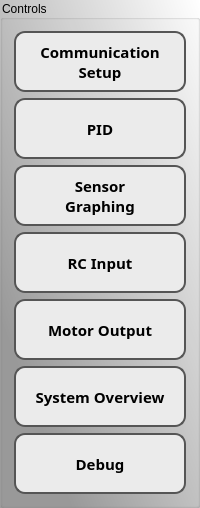
     <widget class="QGroupBox" name="groupBoxButtons">
      <property name="minimumSize">
       <size>
        <width>171</width>
        <height>505</height>
       </size>
      </property>
      <property name="styleSheet">
       <string notr="true">background-color: qlineargradient(spread:pad, x1:0.165, y1:0.800955, x2:1, y2:0, stop:0 rgba(155, 155, 155, 255), stop:1 rgba(255, 255, 255, 255));</string>
      </property>
      <property name="title">
       <string>Controls </string>
      </property>
      <layout class="QGridLayout" name="gridLayout_2">
       <item row="0" column="0">
        <layout class="QVBoxLayout" name="verticalLayout">
         <item>
          <widget class="QPushButton" name="pushButtonSetup">
           <property name="sizePolicy">
            <sizepolicy hsizetype="Preferred" vsizetype="Expanding">
             <horstretch>0</horstretch>
             <verstretch>0</verstretch>
            </sizepolicy>
           </property>
           <property name="minimumSize">
            <size>
             <width>94</width>
             <height>61</height>
            </size>
           </property>
           <property name="font">
            <font>
             <family>Raavi</family>
             <pointsize>11</pointsize>
             <weight>75</weight>
             <bold>true</bold>
            </font>
           </property>
           <property name="styleSheet">
            <string notr="true">QPushButton {
background-color: rgb(235, 235, 235);
border: 2px solid #555;
border-radius: 11px;
padding: 5px;
background: qradialgradient(cx: 0.3, cy: -0.4,
fx: 0.3, fy: -0.4,
radius: 1.35, stop: 0 #fff, stop: 1 #888);
min-width: 80px;
}</string>
           </property>
           <property name="text">
            <string>Communication
Setup</string>
           </property>
           <property name="flat">
            <bool>false</bool>
           </property>
          </widget>
         </item>
         <item>
          <widget class="QPushButton" name="pushButtonPID">
           <property name="sizePolicy">
            <sizepolicy hsizetype="Preferred" vsizetype="Expanding">
             <horstretch>0</horstretch>
             <verstretch>0</verstretch>
            </sizepolicy>
           </property>
           <property name="minimumSize">
            <size>
             <width>94</width>
             <height>61</height>
            </size>
           </property>
           <property name="font">
            <font>
             <family>Raavi</family>
             <pointsize>11</pointsize>
             <weight>75</weight>
             <bold>true</bold>
            </font>
           </property>
           <property name="styleSheet">
            <string notr="true">QPushButton {
background-color: rgb(235, 235, 235);
border: 2px solid #555;
border-radius: 11px;
padding: 5px;
background: qradialgradient(cx: 0.3, cy: -0.4,
fx: 0.3, fy: -0.4,
radius: 1.35, stop: 0 #fff, stop: 1 #888);
min-width: 80px;
}</string>
           </property>
           <property name="text">
            <string>PID</string>
           </property>
          </widget>
         </item>
         <item>
          <widget class="QPushButton" name="pushButtonGraphSensors">
           <property name="sizePolicy">
            <sizepolicy hsizetype="Preferred" vsizetype="Expanding">
             <horstretch>0</horstretch>
             <verstretch>0</verstretch>
            </sizepolicy>
           </property>
           <property name="minimumSize">
            <size>
             <width>94</width>
             <height>61</height>
            </size>
           </property>
           <property name="font">
            <font>
             <family>Raavi</family>
             <pointsize>11</pointsize>
             <weight>75</weight>
             <bold>true</bold>
            </font>
           </property>
           <property name="styleSheet">
            <string notr="true">QPushButton {
background-color: rgb(235, 235, 235);
border: 2px solid #555;
border-radius: 11px;
padding: 5px;
background: qradialgradient(cx: 0.3, cy: -0.4,
fx: 0.3, fy: -0.4,
radius: 1.35, stop: 0 #fff, stop: 1 #888);
min-width: 80px;
}</string>
           </property>
           <property name="text">
            <string>Sensor
Graphing</string>
           </property>
          </widget>
         </item>
         <item>
          <widget class="QPushButton" name="pushButtonRc">
           <property name="sizePolicy">
            <sizepolicy hsizetype="Preferred" vsizetype="Expanding">
             <horstretch>0</horstretch>
             <verstretch>0</verstretch>
            </sizepolicy>
           </property>
           <property name="minimumSize">
            <size>
             <width>94</width>
             <height>61</height>
            </size>
           </property>
           <property name="font">
            <font>
             <family>Raavi</family>
             <pointsize>11</pointsize>
             <weight>75</weight>
             <bold>true</bold>
            </font>
           </property>
           <property name="styleSheet">
            <string notr="true">QPushButton {
background-color: rgb(235, 235, 235);
border: 2px solid #555;
border-radius: 11px;
padding: 5px;
background: qradialgradient(cx: 0.3, cy: -0.4,
fx: 0.3, fy: -0.4,
radius: 1.35, stop: 0 #fff, stop: 1 #888);
min-width: 80px;
}</string>
           </property>
           <property name="text">
            <string>RC Input</string>
           </property>
          </widget>
         </item>
         <item>
          <widget class="QPushButton" name="pushButtonMotor">
           <property name="sizePolicy">
            <sizepolicy hsizetype="Preferred" vsizetype="Expanding">
             <horstretch>0</horstretch>
             <verstretch>0</verstretch>
            </sizepolicy>
           </property>
           <property name="minimumSize">
            <size>
             <width>94</width>
             <height>61</height>
            </size>
           </property>
           <property name="font">
            <font>
             <family>Raavi</family>
             <pointsize>11</pointsize>
             <weight>75</weight>
             <bold>true</bold>
            </font>
           </property>
           <property name="styleSheet">
            <string notr="true">QPushButton {
background-color: rgb(235, 235, 235);
border: 2px solid #555;
border-radius: 11px;
padding: 5px;
background: qradialgradient(cx: 0.3, cy: -0.4,
fx: 0.3, fy: -0.4,
radius: 1.35, stop: 0 #fff, stop: 1 #888);
min-width: 80px;
}</string>
           </property>
           <property name="text">
            <string>Motor Output</string>
           </property>
          </widget>
         </item>
         <item>
          <widget class="QPushButton" name="pushButtonSystemOverview">
           <property name="sizePolicy">
            <sizepolicy hsizetype="Preferred" vsizetype="Expanding">
             <horstretch>0</horstretch>
             <verstretch>0</verstretch>
            </sizepolicy>
           </property>
           <property name="minimumSize">
            <size>
             <width>94</width>
             <height>61</height>
            </size>
           </property>
           <property name="font">
            <font>
             <family>Raavi</family>
             <pointsize>11</pointsize>
             <weight>75</weight>
             <bold>true</bold>
            </font>
           </property>
           <property name="styleSheet">
            <string notr="true">QPushButton {
background-color: rgb(235, 235, 235);
border: 2px solid #555;
border-radius: 11px;
padding: 5px;
background: qradialgradient(cx: 0.3, cy: -0.4,
fx: 0.3, fy: -0.4,
radius: 1.35, stop: 0 #fff, stop: 1 #888);
min-width: 80px;
}</string>
           </property>
           <property name="text">
            <string>System Overview</string>
           </property>
          </widget>
         </item>
         <item>
          <widget class="QPushButton" name="pushButtonSpare">
           <property name="sizePolicy">
            <sizepolicy hsizetype="Preferred" vsizetype="Expanding">
             <horstretch>0</horstretch>
             <verstretch>0</verstretch>
            </sizepolicy>
           </property>
           <property name="minimumSize">
            <size>
             <width>94</width>
             <height>61</height>
            </size>
           </property>
           <property name="font">
            <font>
             <family>Raavi</family>
             <pointsize>11</pointsize>
             <weight>75</weight>
             <bold>true</bold>
            </font>
           </property>
           <property name="styleSheet">
            <string notr="true">QPushButton {
background-color: rgb(235, 235, 235);
border: 2px solid #555;
border-radius: 11px;
padding: 5px;
background: qradialgradient(cx: 0.3, cy: -0.4,
fx: 0.3, fy: -0.4,
radius: 1.35, stop: 0 #fff, stop: 1 #888);
min-width: 80px;
}</string>
           </property>
           <property name="text">
            <string>Debug</string>
           </property>
          </widget>
         </item>
        </layout>
       </item>
      </layout>
     </widget>
